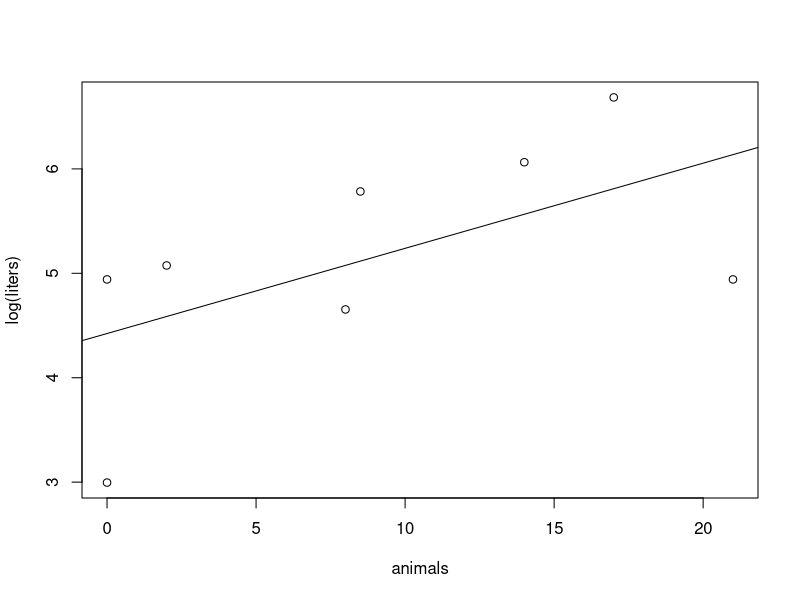
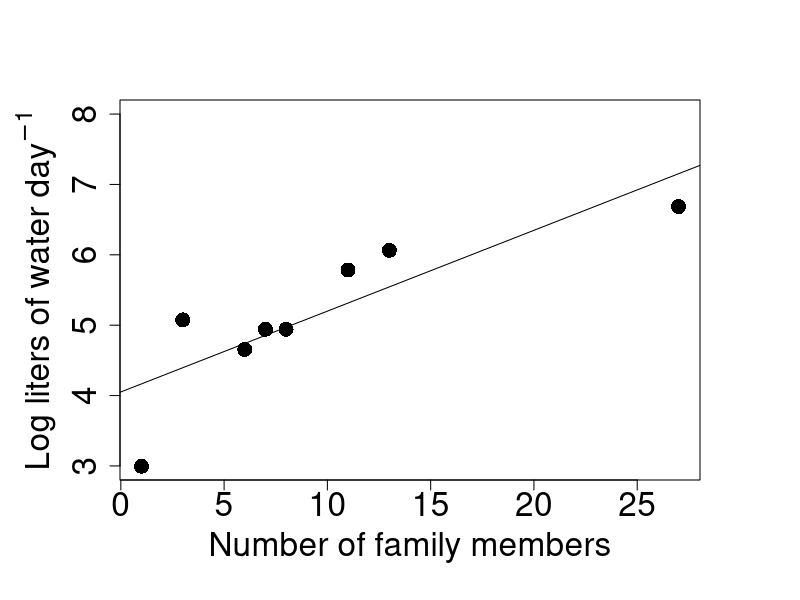
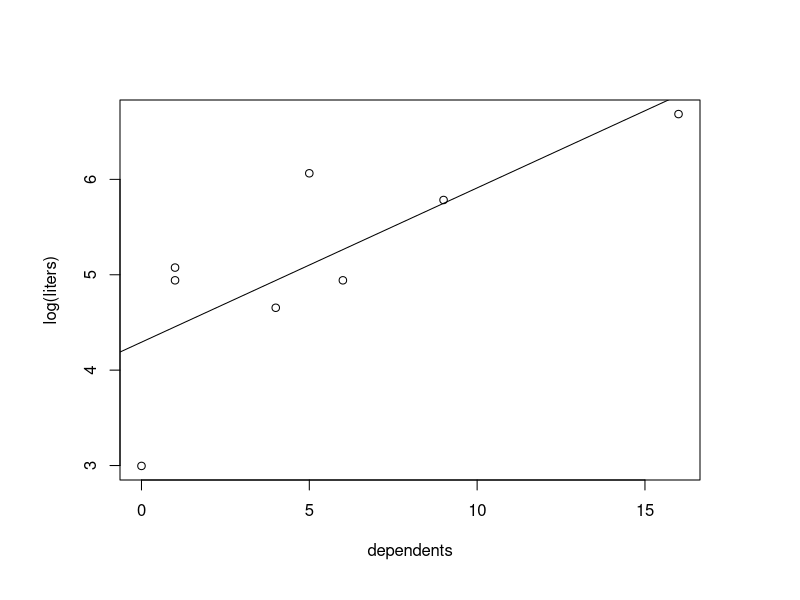
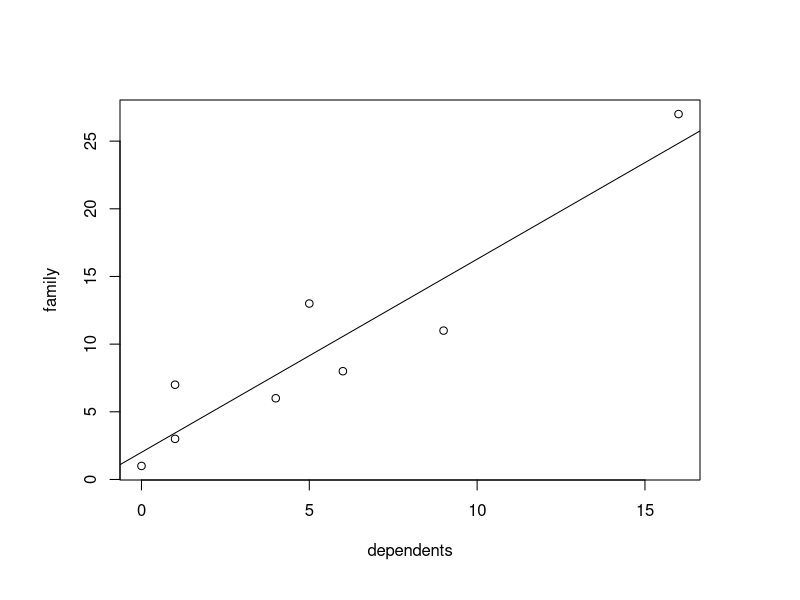

Source code (R) for these figures, in order:
## Analysis of M. Weisend India data

india <- read.csv("india_data.csv", header = TRUE, stringsAsFactors = TRUE)

# Log liters of water vs # of animals
plot(log(liters) ~ animals, data = india)
model_1 <- lm(log(liters) ~ animals, data = india)
summary(model_1)
abline(model_1)

# Log liters vs # of family members
par(mar=c(6,6,5,5))
plot(log(liters) ~ family, data = india,
		ylim = c(3,8), ylab = expression(Log ~ liters ~ of ~ water ~ day^-1), 
		xlab = "Number of family members",
		col = "black", pch = 16, cex = 2, cex.lab = 2, cex.axis = 2)
model_2 <- lm(log(liters) ~ family, data = india)
summary(model_2)
abline(model_2, cex = 2)


# Log literes vs # of dependents (e.g., children)
plot(log(liters) ~ dependents, data = india)
model_3 <- lm(log(liters) ~ dependents, data = india)
summary(model_3)
abline(model_3)

## Is number of family members and number of dependents independent?
plot(family ~ dependents, data = india)
model_ind <- lm(family ~ dependents, data = india)
summary(model_ind)
abline(model_ind)
## No, they are not independent


multi.model.1 <- lm(log(liters) ~ dependents + animals, data = india)
multi.model.2 <- lm(log(liters) ~ family + animals, data = india)
multi.model.3 <- lm(log(liters) ~ dependents, data = india)
multi.model.4 <- lm(log(liters) ~ family, data = india) ## Best fit to data ***
multi.model.5 <- lm(log(liters) ~ 1, data = india)

AIC(multi.model.1, multi.model.2, multi.model.3, multi.model.4, multi.model.5)

## ANCOVA

ancova_model_1 <- aov(log(liters) ~ family + pain + gs + affluence + hl, data = india)
formula(step(ancova_model_1))

ancova_model_2 <- aov(log(liters) ~ family + hl, data = india)

anova(ancova_model_2)
